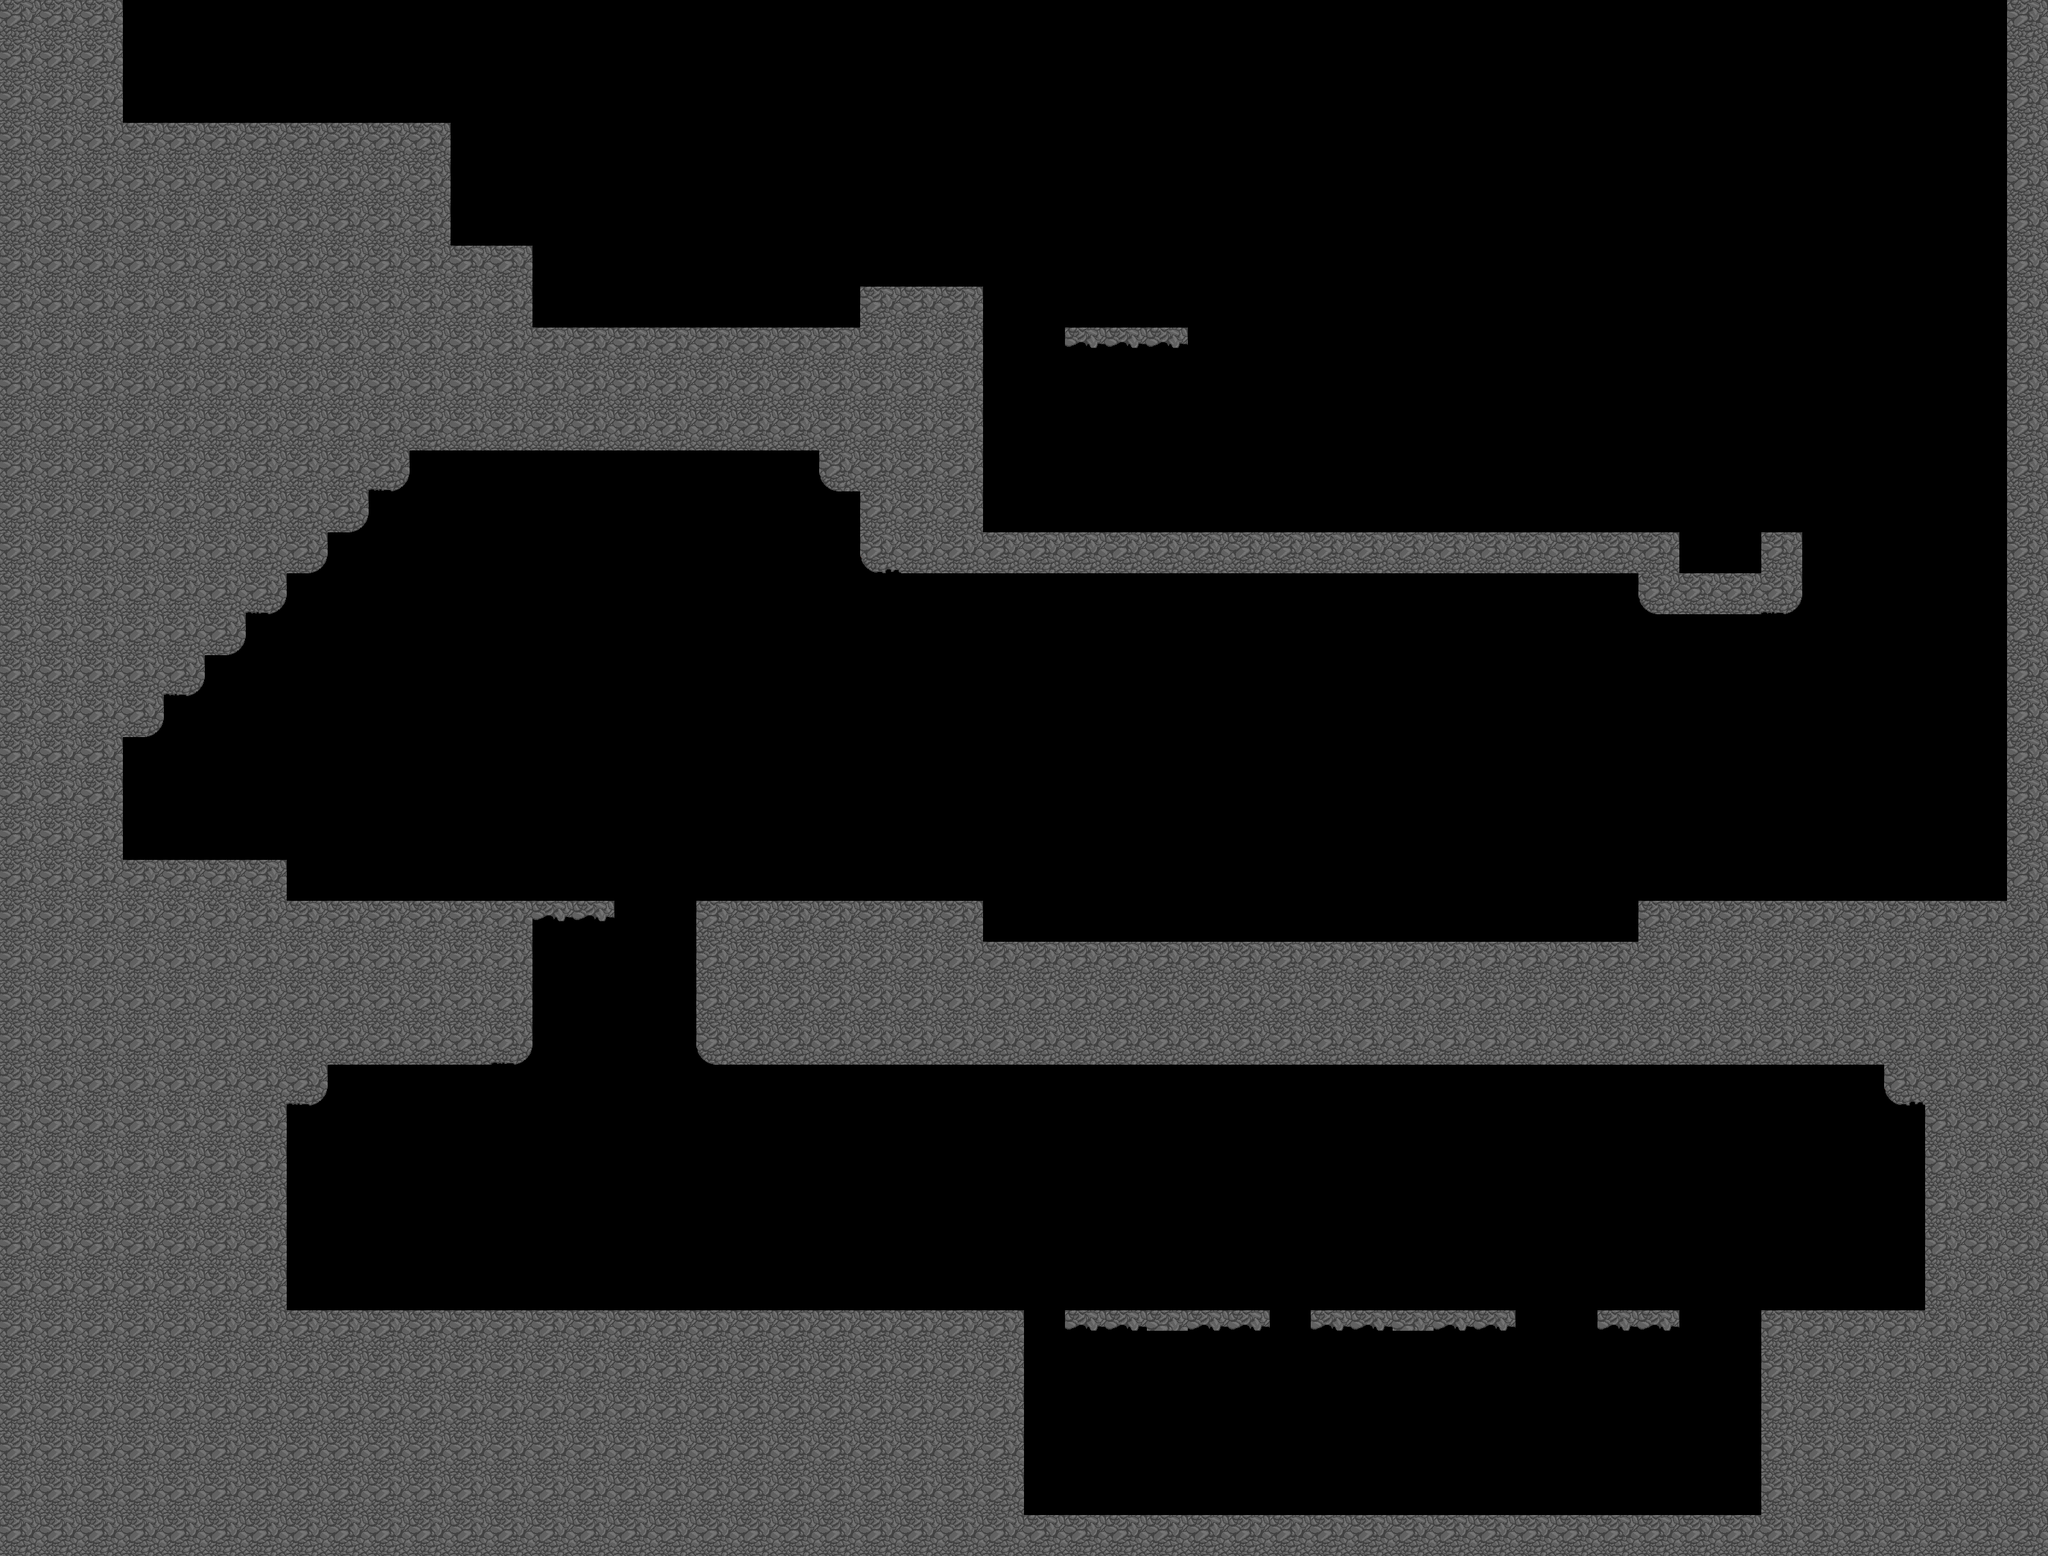

The image is a tile-based game level rendered from a .tmx file. Its description and complete source (layers, tilesets, objects, tile grids) follow:
An orthogonal 50x38 tile map with 64x64 px tiles, 1 tile layer (Tile Layer 1) and 42 objects (24x Spike, 10x Mushroom, 3x Waypoint, 2x Child_Clown, Player, ...).

<map version="1.0" tiledversion="2017.09.13" orientation="orthogonal" renderorder="right-down" width="50" height="38" tilewidth="64" tileheight="64" infinite="0" nextobjectid="57">
 <tileset firstgid="1" name="Cave_TileSheet_01" tilewidth="64" tileheight="64" tilecount="8" columns="4">
  <image source="../textures/Cave_TileSheet_01.png" width="256" height="128" />
 </tileset>
 <layer name="Tile Layer 1" width="50" height="38">
  <data encoding="csv">
2,2,2,0,0,0,0,0,0,0,0,0,0,0,0,0,0,0,0,0,0,0,0,0,0,0,0,0,0,0,0,0,0,0,0,0,0,0,0,0,0,0,0,0,0,0,0,0,0,2,
2,2,2,0,0,0,0,0,0,0,0,0,0,0,0,0,0,0,0,0,0,0,0,0,0,0,0,0,0,0,0,0,0,0,0,0,0,0,0,0,0,0,0,0,0,0,0,0,0,2,
2,2,2,0,0,0,0,0,0,0,0,0,0,0,0,0,0,0,0,0,0,0,0,0,0,0,0,0,0,0,0,0,0,0,0,0,0,0,0,0,0,0,0,0,0,0,0,0,0,2,
2,2,2,2,2,2,2,2,2,2,2,0,0,0,0,0,0,0,0,0,0,0,0,0,0,0,0,0,0,0,0,0,0,0,0,0,0,0,0,0,0,0,0,0,0,0,0,0,0,2,
2,2,2,2,2,2,2,2,2,2,2,0,0,0,0,0,0,0,0,0,0,0,0,0,0,0,0,0,0,0,0,0,0,0,0,0,0,0,0,0,0,0,0,0,0,0,0,0,0,2,
2,2,2,2,2,2,2,2,2,2,2,0,0,0,0,0,0,0,0,0,0,0,0,0,0,0,0,0,0,0,0,0,0,0,0,0,0,0,0,0,0,0,0,0,0,0,0,0,0,2,
2,2,2,2,2,2,2,2,2,2,2,2,2,0,0,0,0,0,0,0,0,0,0,0,0,0,0,0,0,0,0,0,0,0,0,0,0,0,0,0,0,0,0,0,0,0,0,0,0,2,
2,2,2,2,2,2,2,2,2,2,2,2,2,0,0,0,0,0,0,0,0,2,2,2,0,0,0,0,0,0,0,0,0,0,0,0,0,0,0,0,0,0,0,0,0,0,0,0,0,2,
2,2,2,2,2,2,2,2,2,2,2,2,2,2,2,2,2,2,2,2,2,2,2,2,0,0,8,8,8,0,0,0,0,0,0,0,0,0,0,0,0,0,0,0,0,0,0,0,0,2,
2,2,2,2,2,2,2,2,2,2,2,2,2,2,2,2,2,2,2,2,2,2,2,2,0,0,0,0,0,0,0,0,0,0,0,0,0,0,0,0,0,0,0,0,0,0,0,0,0,2,
2,2,2,2,2,2,2,2,2,2,2,2,2,2,2,2,2,2,2,2,2,2,2,2,0,0,0,0,0,0,0,0,0,0,0,0,0,0,0,0,0,0,0,0,0,0,0,0,0,2,
2,2,2,2,2,2,2,2,2,7,0,0,0,0,0,0,0,0,0,0,1,2,2,2,0,0,0,0,0,0,0,0,0,0,0,0,0,0,0,0,0,0,0,0,0,0,0,0,0,2,
2,2,2,2,2,2,2,2,3,0,0,0,0,0,0,0,0,0,0,0,0,2,2,2,0,0,0,0,0,0,0,0,0,0,0,0,0,0,0,0,0,0,0,0,0,0,0,0,0,2,
2,2,2,2,2,2,2,3,0,0,0,0,0,0,0,0,0,0,0,0,0,5,2,2,2,2,2,2,2,2,2,2,2,2,2,2,2,2,2,2,2,0,0,2,0,0,0,0,0,2,
2,2,2,2,2,2,7,0,0,0,0,0,0,0,0,0,0,0,0,0,0,0,0,0,0,0,0,0,0,0,0,0,0,0,0,0,0,0,0,0,1,2,2,7,0,0,0,0,0,2,
2,2,2,2,2,3,0,0,0,0,0,0,0,0,0,0,0,0,0,0,0,0,0,0,0,0,0,0,0,0,0,0,0,0,0,0,0,0,0,0,0,0,0,0,0,0,0,0,0,2,
2,2,2,2,7,0,0,0,0,0,0,0,0,0,0,0,0,0,0,0,0,0,0,0,0,0,0,0,0,0,0,0,0,0,0,0,0,0,0,0,0,0,0,0,0,0,0,0,0,2,
2,2,2,3,0,0,0,0,0,0,0,0,0,0,0,0,0,0,0,0,0,0,0,0,0,0,0,0,0,0,0,0,0,0,0,0,0,0,0,0,0,0,0,0,0,0,0,0,0,2,
2,2,2,0,0,0,0,0,0,0,0,0,0,0,0,0,0,0,0,0,0,0,0,0,0,0,0,0,0,0,0,0,0,0,0,0,0,0,0,0,0,0,0,0,0,0,0,0,0,2,
2,2,2,0,0,0,0,0,0,0,0,0,0,0,0,0,0,0,0,0,0,0,0,0,0,0,0,0,0,0,0,0,0,0,0,0,0,0,0,0,0,0,0,0,0,0,0,0,0,2,
2,2,2,0,0,0,0,0,0,0,0,0,0,0,0,0,0,0,0,0,0,0,0,0,0,0,0,0,0,0,0,0,0,0,0,0,0,0,0,0,0,0,0,0,0,0,0,0,0,2,
2,2,2,2,2,2,2,0,0,0,0,0,0,0,0,0,0,0,0,0,0,0,0,0,0,0,0,0,0,0,0,0,0,0,0,0,0,0,0,0,0,0,0,0,0,0,0,0,0,2,
2,2,2,2,2,2,2,2,2,2,2,2,2,8,8,0,0,2,2,2,2,2,2,2,0,0,0,0,0,0,0,0,0,0,0,0,0,0,0,0,2,2,2,2,2,2,2,2,2,2,
2,2,2,2,2,2,2,2,2,2,2,2,2,0,0,0,0,2,2,2,2,2,2,2,2,2,2,2,2,2,2,2,2,2,2,2,2,2,2,2,2,2,2,2,2,2,2,2,2,2,
2,2,2,2,2,2,2,2,2,2,2,2,2,0,0,0,0,2,2,2,2,2,2,2,2,2,2,2,2,2,2,2,2,2,2,2,2,2,2,2,2,2,2,2,2,2,2,2,2,2,
2,2,2,2,2,2,2,2,2,2,2,2,7,0,0,0,0,1,2,2,2,2,2,2,2,2,2,2,2,2,2,2,2,2,2,2,2,2,2,2,2,2,2,2,2,2,2,2,2,2,
2,2,2,2,2,2,2,7,0,0,0,0,0,0,0,0,0,0,0,0,0,0,0,0,0,0,0,0,0,0,0,0,0,0,0,0,0,0,0,0,0,0,0,0,0,0,5,2,2,2,
2,2,2,2,2,2,2,0,0,0,0,0,0,0,0,0,0,0,0,0,0,0,0,0,0,0,0,0,0,0,0,0,0,0,0,0,0,0,0,0,0,0,0,0,0,0,0,2,2,2,
2,2,2,2,2,2,2,0,0,0,0,0,0,0,0,0,0,0,0,0,0,0,0,0,0,0,0,0,0,0,0,0,0,0,0,0,0,0,0,0,0,0,0,0,0,0,0,2,2,2,
2,2,2,2,2,2,2,0,0,0,0,0,0,0,0,0,0,0,0,0,0,0,0,0,0,0,0,0,0,0,0,0,0,0,0,0,0,0,0,0,0,0,0,0,0,0,0,2,2,2,
2,2,2,2,2,2,2,0,0,0,0,0,0,0,0,0,0,0,0,0,0,0,0,0,0,0,0,0,0,0,0,0,0,0,0,0,0,0,0,0,0,0,0,0,0,0,0,2,2,2,
2,2,2,2,2,2,2,0,0,0,0,0,0,0,0,0,0,0,0,0,0,0,0,0,0,0,0,0,0,0,0,0,0,0,0,0,0,0,0,0,0,0,0,0,0,0,0,2,2,2,
2,2,2,2,2,2,2,2,2,2,2,2,2,2,2,2,2,2,2,2,2,2,2,2,2,0,8,8,4,8,8,0,8,8,4,8,8,0,0,8,8,0,0,2,2,2,2,2,2,2,
2,2,2,2,2,2,2,2,2,2,2,2,2,2,2,2,2,2,2,2,2,2,2,2,2,0,0,0,0,0,0,0,0,0,0,0,0,0,0,0,0,0,0,2,2,2,2,2,2,2,
2,2,2,2,2,2,2,2,2,2,2,2,2,2,2,2,2,2,2,2,2,2,2,2,2,0,0,0,0,0,0,0,0,0,0,0,0,0,0,0,0,0,0,2,2,2,2,2,2,2,
2,2,2,2,2,2,2,2,2,2,2,2,2,2,2,2,2,2,2,2,2,2,2,2,2,0,0,0,0,0,0,0,0,0,0,0,0,0,0,0,0,0,0,2,2,2,2,2,2,2,
2,2,2,2,2,2,2,2,2,2,2,2,2,2,2,2,2,2,2,2,2,2,2,2,2,0,0,0,0,0,0,0,0,0,0,0,0,0,0,0,0,0,0,2,2,2,2,2,2,2,
2,2,2,2,2,2,2,2,2,2,2,2,2,2,2,2,2,2,2,2,2,2,2,2,2,2,2,2,2,2,2,2,2,2,2,2,2,2,2,2,2,2,2,2,2,2,2,2,2,2
</data>
 </layer>
 <objectgroup name="Object Layer 1">
  <object id="2" name="Player" x="512" y="160" width="64" height="64" />
  <object id="6" name="Teddy" x="2816" y="1984" width="64" height="63.5" />
  <object id="8" name="Child_Clown" x="2337" y="830" />
  <object id="10" name="Child_Decoy" x="2689" y="891" />
  <object id="11" name="Waypoint" x="896" y="448" width="384" height="64" />
  <object id="15" name="Mushroom" x="1536" y="1408" width="64" height="64" />
  <object id="16" name="Spike" x="1600" y="1408" width="64" height="64" />
  <object id="19" name="Spike" x="1664" y="1408" width="64" height="64" />
  <object id="20" name="Mushroom" x="1728" y="1408" width="64" height="64" />
  <object id="21" name="Mushroom" x="1792" y="1408" width="64" height="64" />
  <object id="22" name="Mushroom" x="1856" y="1408" width="64" height="64" />
  <object id="23" name="Mushroom" x="1920" y="1408" width="64" height="64" />
  <object id="24" name="Mushroom" x="2304" y="1408" width="64" height="64" />
  <object id="25" name="Spike" x="1984" y="1408" width="64" height="64" />
  <object id="26" name="Spike" x="2048" y="1408" width="64" height="64" />
  <object id="27" name="Mushroom" x="2112" y="1408" width="64" height="64" />
  <object id="28" name="Mushroom" x="2176" y="1408" width="64" height="64" />
  <object id="29" name="Mushroom" x="2240" y="1408" width="64" height="64" />
  <object id="30" name="Mushroom" x="2368" y="1408" width="64" height="64" />
  <object id="31" name="Spike" x="2496" y="1408" width="64" height="64" />
  <object id="32" name="Spike" x="2432" y="1408" width="64" height="64" />
  <object id="33" name="Child_Clown" x="320" y="1280" width="64" height="64" />
  <object id="35" name="Spike" x="1600" y="2304" width="64" height="64" />
  <object id="36" name="Spike" x="1728" y="2304" width="64" height="64" />
  <object id="37" name="Spike" x="1664" y="2304" width="64" height="64" />
  <object id="38" name="Spike" x="1792" y="2304" width="64" height="64" />
  <object id="39" name="Spike" x="1984" y="2304" width="64" height="64" />
  <object id="40" name="Spike" x="1920" y="2304" width="64" height="64" />
  <object id="42" name="Spike" x="1856" y="2304" width="64" height="64" />
  <object id="43" name="Spike" x="2048" y="2304" width="64" height="64" />
  <object id="44" name="Spike" x="2112" y="2304" width="64" height="64" />
  <object id="45" name="Spike" x="2688" y="2304" width="64" height="64" />
  <object id="46" name="Spike" x="2624" y="2304" width="64" height="64" />
  <object id="47" name="Spike" x="2560" y="2304" width="64" height="64" />
  <object id="48" name="Spike" x="2496" y="2304" width="64" height="64" />
  <object id="49" name="Spike" x="2432" y="2304" width="64" height="64" />
  <object id="50" name="Spike" x="2368" y="2304" width="64" height="64" />
  <object id="51" name="Spike" x="2304" y="2304" width="64" height="64" />
  <object id="52" name="Spike" x="2240" y="2304" width="64" height="64" />
  <object id="53" name="Spike" x="2176" y="2304" width="64" height="64" />
  <object id="54" name="Waypoint" x="512" y="1984" width="448" height="64" />
  <object id="56" name="Waypoint" x="1024" y="1984" width="448" height="64" />
 </objectgroup>
</map>
